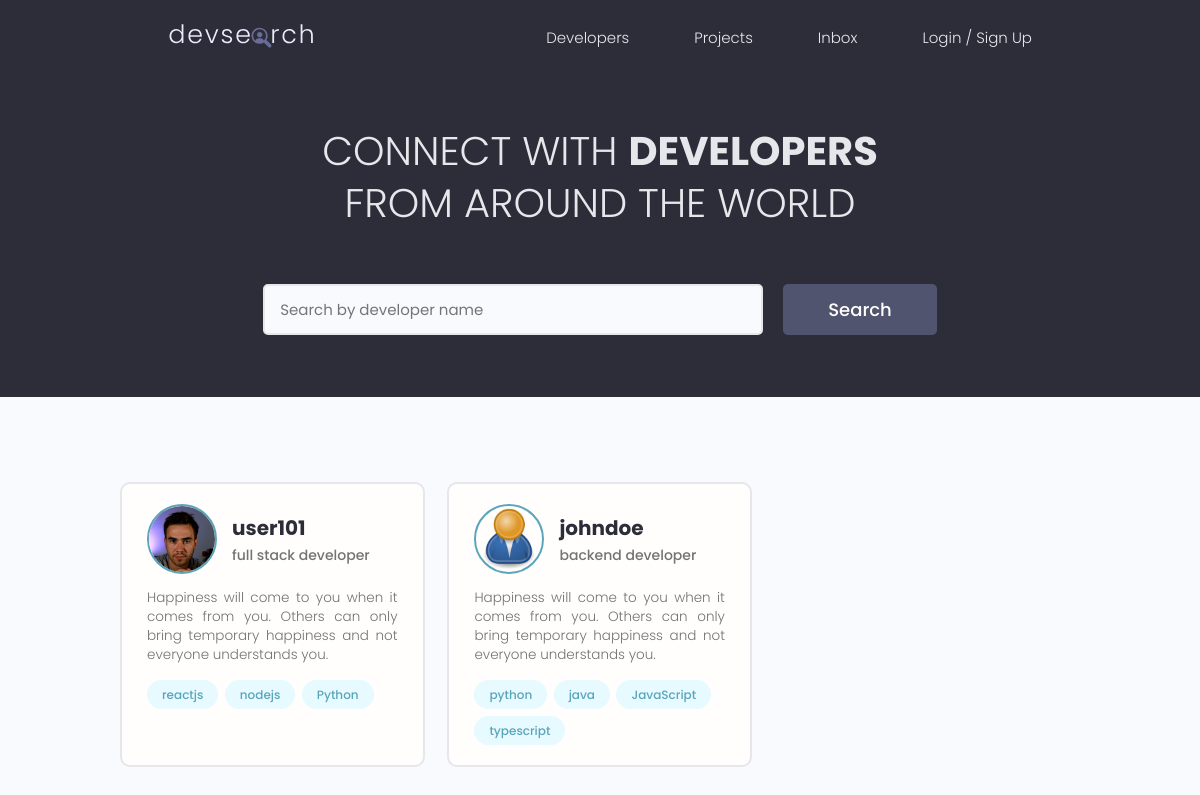
/, run on an earlier commit of the app's database.
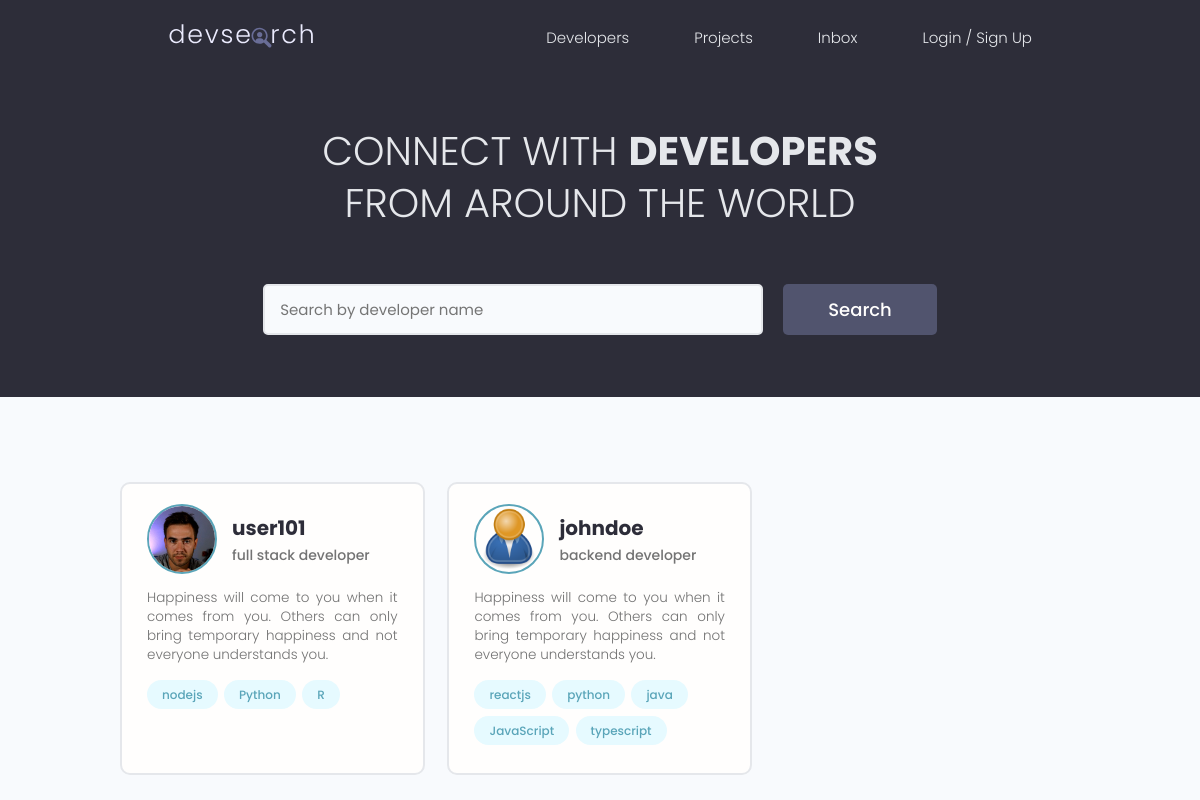
And on a later commit of the database.
### users/models.py (models this page shows, shortened)
class Profile(models.Model):
    user =  models.OneToOneField(
        User,on_delete=models.CASCADE,null=True,blank=True)
    name = models.CharField(max_length=200,blank=True,null=True)
    email = models.EmailField(max_length=500,blank=True,null=True)
    username = models.CharField(max_length=200,blank=True,null=True)
    short_intro =  models.CharField(max_length=200,blank=True,null=True)
    bio = models.TextField(blank=True,null=True)
    profile_image = models.ImageField(
        default='profiles/user-default.png',null=True,blank=True,upload_to='profiles/')
    social_github = models.CharField(max_length=200,blank=True,null=True)
    social_twitter = models.CharField(max_length=200,blank=True,null=True)
    social_linkedin = models.CharField(max_length=200,blank=True,null=True)
    social_youtube = models.CharField(max_length=200,blank=True,null=True)
    social_website = models.CharField(max_length=200,blank=True,null=True)
    created = models.DateTimeField(auto_now_add=True)
    id = models.UUIDField(default=uuid.uuid4,unique=True,primary_key=True,editable=False)
    location = models.CharField(max_length=200,blank=True,null=True)

class Skill(models.Model):
    owner = models.ForeignKey(Profile,on_delete=models.CASCADE,null=True,blank=True)
    name = models.CharField(max_length=200,blank=True,null=True)
    description = models.TextField(null=True,blank=True)
    created = models.DateTimeField(auto_now_add=True)
    id = models.UUIDField(default=uuid.uuid4,unique=True,primary_key=True,editable=False)
    def __str__(self):
        return str(self.name)

### users/views.py (the view)
# urls.py: path('',views.profiles,name='profiles'),
def profiles(request):
    profiles = Profile.objects.all()
    context = {'profiles':profiles}
    return render(request,'users/profiles.html',context)

### users/templates/users/profiles.html (shortened to what this page needs)
{% extends 'main.html' %}
{%block content %}
  <main class="home">
    <section class="hero-section text-center">
      <div class="container container--narrow">
        <div class="hero-section__box">
          <h2>CONNECT WITH <span>DEVELOPERS</span></h2>
          <h2>FROM AROUND THE WORLD</h2>
        </div>
        <div class="hero-section__search">
          <form class="form" action="#" method="get">
            <div class="form__field">
              <input class="input input--text" id="formInput#search" type="text" name="text"
                placeholder="Search by developer name" />
            </div>
            <input class="btn btn--sub btn--lg" type="submit" value="Search" />
          </form>
        </div>
      </div>
    </section>
    <section class="devlist">
      <div class="container">
        <div class="grid grid--three">
          {% for profile in profiles%}
          <div class="column card">
            <div class="dev">
              <a href="{% url 'user-profile' profile.id %}" class="card__body">
                <div class="dev__profile">
                  <img class="avatar avatar--md" src="{{profile.profile_image.url}}"/>
                  <div class="dev__meta">
                    <h3>{{profile.name}}</h3>
                    <h5>
                      {{profile.short_intro}}</h5>
                  </div>
                </div>
                <p class="dev__info">
                  {{profile.bio | slice:"150"}}
                </p>
                <div class="dev__skills">
                {%for skill in profile.skill_set.all|slice:"5" %}
                  <span class="tag tag--pill tag--main">
                    <small>{{skill}}</small>
                  </span>
                  {% endfor %}
                </div>
              </a>
            </div>
          </div>
          {% endfor %}
        </div>
      </div>
    </section>
  </main>
  {% endblock content %}

What changed in the data, as far as the page shows it:
changed Profile "user101": loses Skill (name "reactjs")
added Skill: name "R", shown under Profile "user101"
changed Profile "johndoe": gains Skill (name "reactjs")
